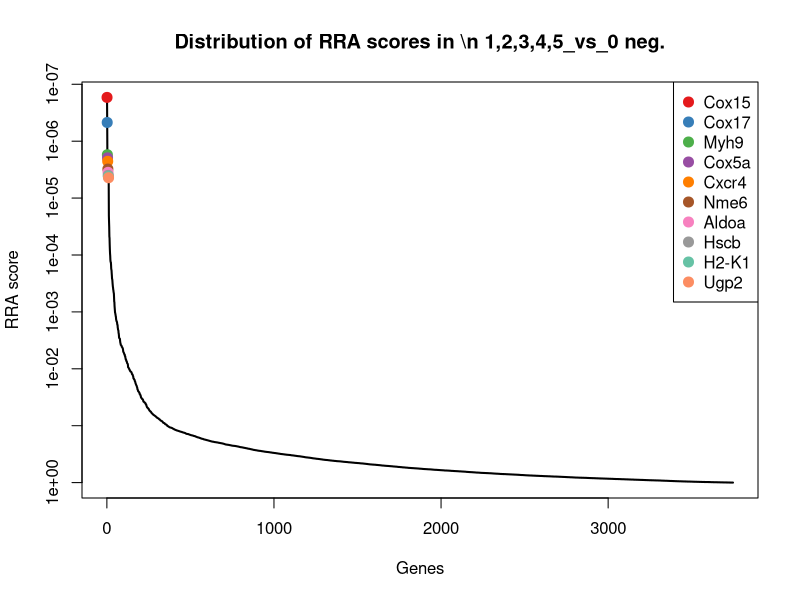
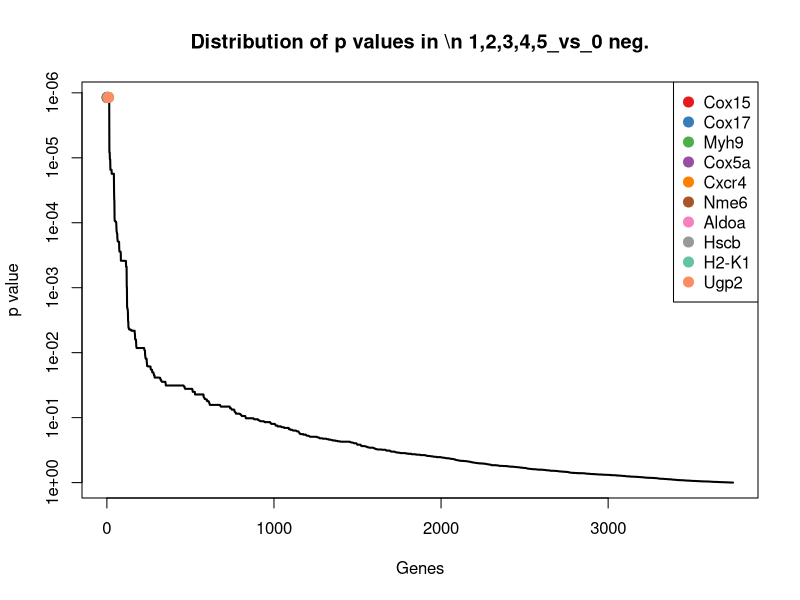
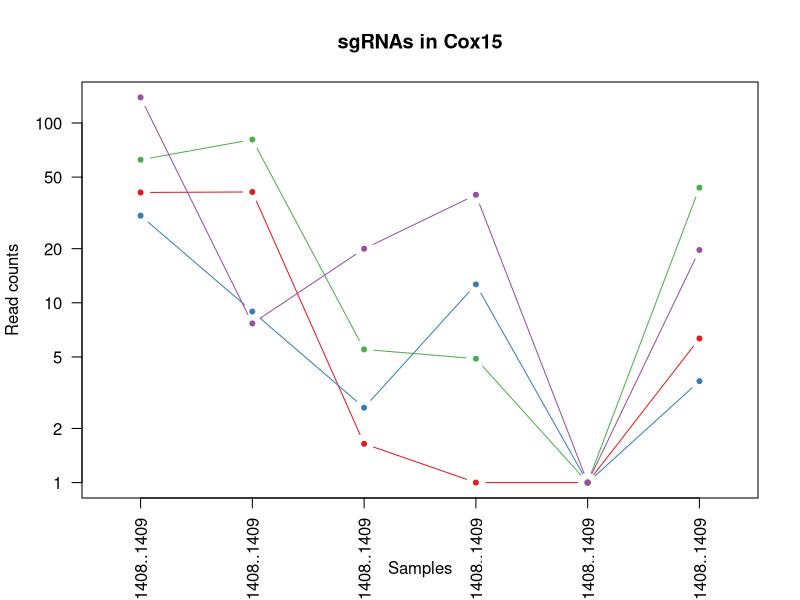
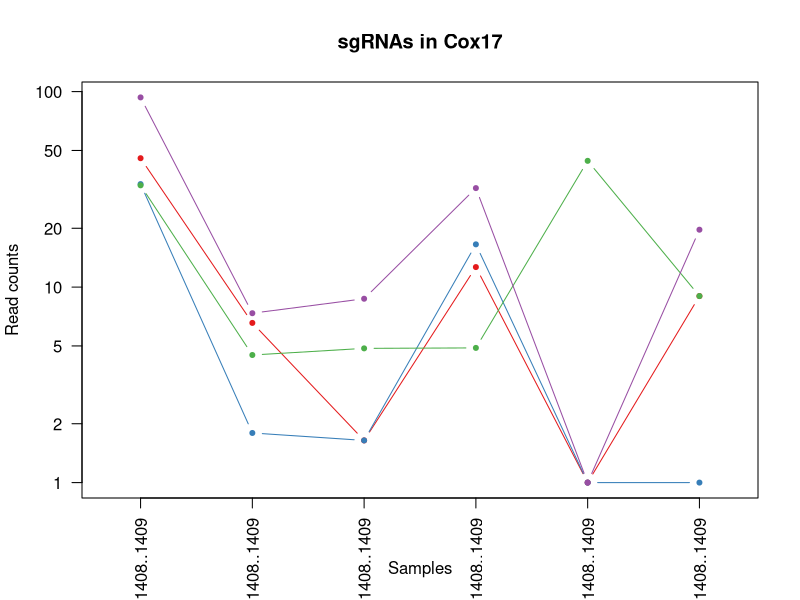
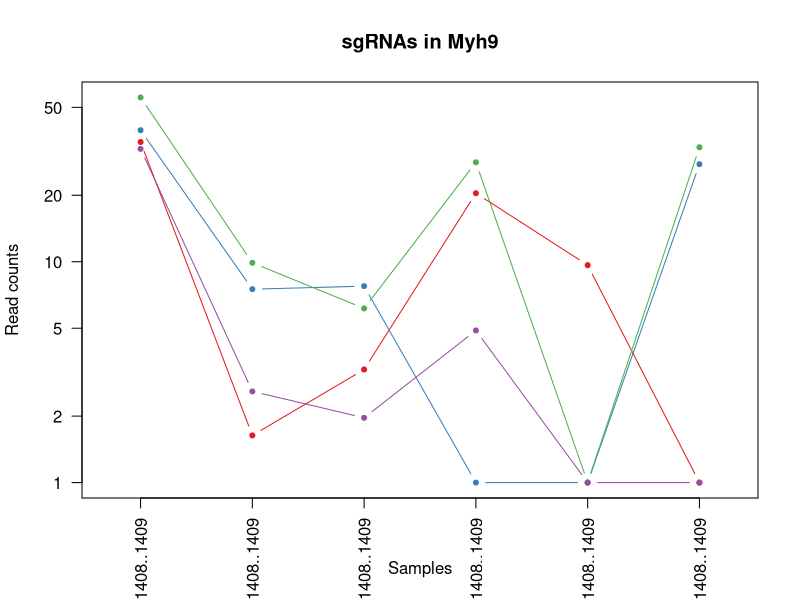
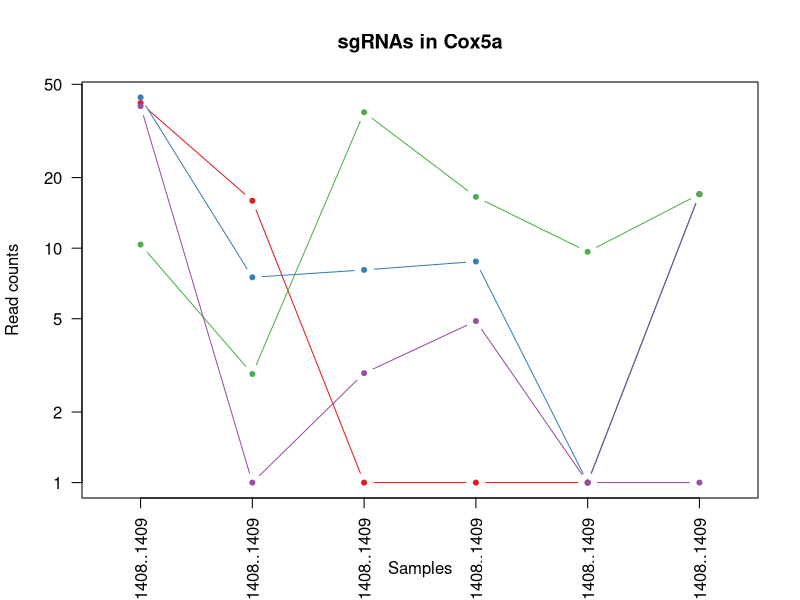
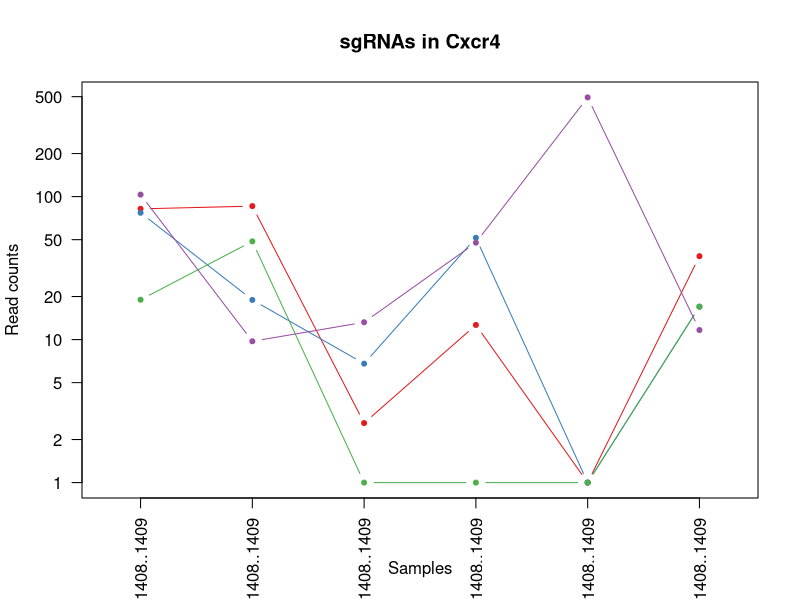
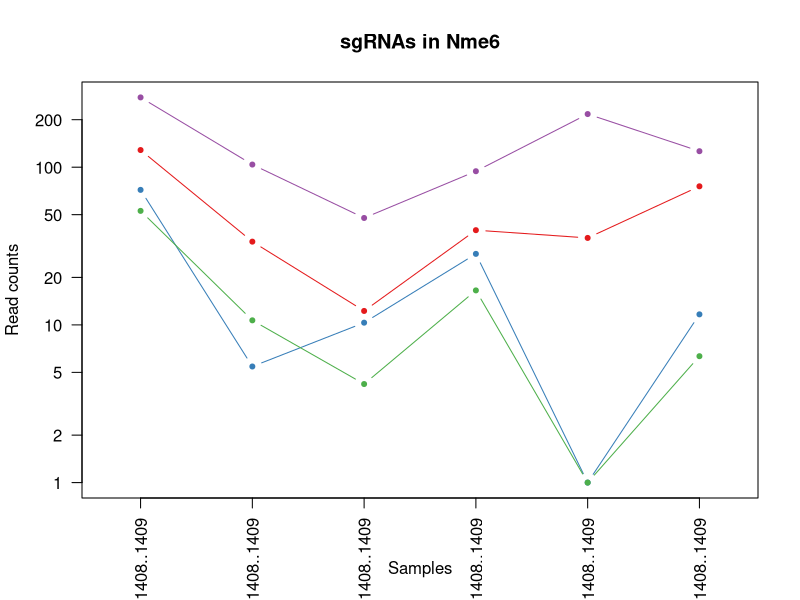

Write the R code that produced these figures, in order. (Note: this script raises an error after producing the figures.)
pdf(file='invivo.poolA_BM_hEGFRv3_15m_v_input.pdf',width=4.5,height=4.5);
gstable=read.table('invivo.poolA_BM_hEGFRv3_15m_v_input.gene_summary.txt',header=T)
# 
#
# parameters
# Do not modify the variables beginning with "__"

# gstablename='__GENE_SUMMARY_FILE__'
startindex=3
# outputfile='__OUTPUT_FILE__'
targetgenelist=c("Cox15","Cox17","Myh9","Cox5a","Cxcr4","Nme6","Aldoa","Hscb","H2-K1","Ugp2")
# samplelabel=sub('.\\w+.\\w+$','',colnames(gstable)[startindex]);
samplelabel='1,2,3,4,5_vs_0 neg.'


# You need to write some codes in front of this code:
# gstable=read.table(gstablename,header=T)
# pdf(file=outputfile,width=6,height=6)


# set up color using RColorBrewer
#library(RColorBrewer)
#colors <- brewer.pal(length(targetgenelist), "Set1")

colors=c( "#E41A1C", "#377EB8", "#4DAF4A", "#984EA3", "#FF7F00",  "#A65628", "#F781BF",
          "#999999", "#66C2A5", "#FC8D62", "#8DA0CB", "#E78AC3", "#A6D854", "#FFD92F", "#E5C494", "#B3B3B3", 
          "#8DD3C7", "#FFFFB3", "#BEBADA", "#FB8072", "#80B1D3", "#FDB462", "#B3DE69", "#FCCDE5",
          "#D9D9D9", "#BC80BD", "#CCEBC5", "#FFED6F")

######
# function definition

plotrankedvalues<-function(val, tglist, ...){
  
  plot(val,log='y',ylim=c(max(val),min(val)),type='l',lwd=2, ...)
  if(length(tglist)>0){
    for(i in 1:length(tglist)){
      targetgene=tglist[i];
      tx=which(names(val)==targetgene);ty=val[targetgene];
      points(tx,ty,col=colors[(i %% length(colors)) ],cex=2,pch=20)
      # text(tx+50,ty,targetgene,col=colors[i])
    }
    legend('topright',tglist,pch=20,pt.cex = 2,cex=1,col=colors)
  }
}



plotrandvalues<-function(val,targetgenelist, ...){
  # choose the one with the best distance distribution
  
  mindiffvalue=0;
  randval=val;
  for(i in 1:20){
    randval0=sample(val)
    vindex=sort(which(names(randval0) %in% targetgenelist))
    if(max(vindex)>0.9*length(val)){
      # print('pass...')
      next;
    }
    mindiffind=min(diff(vindex));
    if (mindiffind > mindiffvalue){
      mindiffvalue=mindiffind;
      randval=randval0;
      # print(paste('Diff: ',mindiffvalue))
    }
  }
  plot(randval,log='y',ylim=c(max(randval),min(randval)),pch=20,col='grey', ...)
  
  if(length(targetgenelist)>0){
    for(i in 1:length(targetgenelist)){
      targetgene=targetgenelist[i];
      tx=which(names(randval)==targetgene);ty=randval[targetgene];
      points(tx,ty,col=colors[(i %% length(colors)) ],cex=2,pch=20)
      text(tx+50,ty,targetgene,col=colors[i])
    }
  }
  
}




# set.seed(1235)



pvec=gstable[,startindex]
names(pvec)=gstable[,'id']
pvec=sort(pvec);

plotrankedvalues(pvec,targetgenelist,xlab='Genes',ylab='RRA score',main=paste('Distribution of RRA scores in \\n',samplelabel))

# plotrandvalues(pvec,targetgenelist,xlab='Genes',ylab='RRA score',main=paste('Distribution of RRA scores in \\n',samplelabel))


pvec=gstable[,startindex+1]
names(pvec)=gstable[,'id']
pvec=sort(pvec);

plotrankedvalues(pvec,targetgenelist,xlab='Genes',ylab='p value',main=paste('Distribution of p values in \\n',samplelabel))

# plotrandvalues(pvec,targetgenelist,xlab='Genes',ylab='p value',main=paste('Distribution of p values in \\n',samplelabel))



# you need to write after this code:
# dev.off()






# parameters
# Do not modify the variables beginning with "__"
targetmat=list(c(40.07697480916438,40.34012169011508,0.6432275763189099,0.0,0.0,5.331068417906823),c(29.51777186543245,7.940968836636827,1.6080689407972748,11.658987731086892,0.0,2.6655342089534115),c(61.43536258171307,79.88614649656648,4.502593034232369,3.8863292436956307,0.0,42.648547343254585),c(137.74960203868477,6.670413822774935,18.975213501407843,38.86329243695631,0.0,18.658739462673882))
targetgene="Cox15"
collabel=c("In.vivo.input_Pool.A..1.8._1360..1361..1362..1363..1406..1407..1408..1409","In.vivo_AR1813_Pool.A..1.8._BM_hEGFRv3_15m_1360..1361..1362..1363..1406..1407..1408..1409","In.vivo_AR1814_Pool.A..1.8._BM_hEGFRv3_15m_1360..1361..1362..1363..1406..1407..1408..1409","In.vivo_AR1810_Pool.A..1.8._BM_hEGFRv3_15m_1360..1361..1362..1363..1406..1407..1408..1409","In.vivo_AR1811_Pool.A..1.8._BM_hEGFRv3_15m_1360..1361..1362..1363..1406..1407..1408..1409","In.vivo_AR1812_Pool.A..1.8._BM_hEGFRv3_15m_1360..1361..1362..1363..1406..1407..1408..1409")

# set up color using RColorBrewer
#library(RColorBrewer)
#colors <- brewer.pal(length(targetgenelist), "Set1")

colors=c( "#E41A1C", "#377EB8", "#4DAF4A", "#984EA3", "#FF7F00",  "#A65628", "#F781BF",
          "#999999", "#66C2A5", "#FC8D62", "#8DA0CB", "#E78AC3", "#A6D854", "#FFD92F", "#E5C494", "#B3B3B3", 
          "#8DD3C7", "#FFFFB3", "#BEBADA", "#FB8072", "#80B1D3", "#FDB462", "#B3DE69", "#FCCDE5",
          "#D9D9D9", "#BC80BD", "#CCEBC5", "#FFED6F")


## code

targetmatvec=unlist(targetmat)+1
yrange=range(targetmatvec[targetmatvec>0]);
# yrange[1]=1; # set the minimum value to 1
for(i in 1:length(targetmat)){
  vali=targetmat[[i]]+1;
  if(i==1){
    plot(1:length(vali),vali,type='b',las=1,pch=20,main=paste('sgRNAs in',targetgene),ylab='Read counts',xlab='Samples',xlim=c(0.7,length(vali)+0.3),ylim = yrange,col=colors[(i %% length(colors))],xaxt='n',log='y')
    axis(1,at=1:length(vali),labels=(collabel),las=2)
    # lines(0:100,rep(1,101),col='black');
  }else{
    lines(1:length(vali),vali,type='b',pch=20,col=colors[(i %% length(colors))])
  }
}




# parameters
# Do not modify the variables beginning with "__"
targetmat=list(c(44.6366306257759,5.558678185645779,0.6432275763189099,11.658987731086892,0.0,7.996602626860234),c(32.63753637153507,0.7940968836636828,0.6432275763189099,15.545316974782523,0.0,0.0),c(32.15757260136544,3.494026288120204,3.8593654579134595,3.8863292436956307,43.24354712509756,7.996602626860234),c(92.39302575765443,6.3527750693094625,7.718730915826919,31.090633949565046,0.0,18.658739462673882))
targetgene="Cox17"
collabel=c("In.vivo.input_Pool.A..1.8._1360..1361..1362..1363..1406..1407..1408..1409","In.vivo_AR1813_Pool.A..1.8._BM_hEGFRv3_15m_1360..1361..1362..1363..1406..1407..1408..1409","In.vivo_AR1814_Pool.A..1.8._BM_hEGFRv3_15m_1360..1361..1362..1363..1406..1407..1408..1409","In.vivo_AR1810_Pool.A..1.8._BM_hEGFRv3_15m_1360..1361..1362..1363..1406..1407..1408..1409","In.vivo_AR1811_Pool.A..1.8._BM_hEGFRv3_15m_1360..1361..1362..1363..1406..1407..1408..1409","In.vivo_AR1812_Pool.A..1.8._BM_hEGFRv3_15m_1360..1361..1362..1363..1406..1407..1408..1409")

# set up color using RColorBrewer
#library(RColorBrewer)
#colors <- brewer.pal(length(targetgenelist), "Set1")

colors=c( "#E41A1C", "#377EB8", "#4DAF4A", "#984EA3", "#FF7F00",  "#A65628", "#F781BF",
          "#999999", "#66C2A5", "#FC8D62", "#8DA0CB", "#E78AC3", "#A6D854", "#FFD92F", "#E5C494", "#B3B3B3", 
          "#8DD3C7", "#FFFFB3", "#BEBADA", "#FB8072", "#80B1D3", "#FDB462", "#B3DE69", "#FCCDE5",
          "#D9D9D9", "#BC80BD", "#CCEBC5", "#FFED6F")


## code

targetmatvec=unlist(targetmat)+1
yrange=range(targetmatvec[targetmatvec>0]);
# yrange[1]=1; # set the minimum value to 1
for(i in 1:length(targetmat)){
  vali=targetmat[[i]]+1;
  if(i==1){
    plot(1:length(vali),vali,type='b',las=1,pch=20,main=paste('sgRNAs in',targetgene),ylab='Read counts',xlab='Samples',xlim=c(0.7,length(vali)+0.3),ylim = yrange,col=colors[(i %% length(colors))],xaxt='n',log='y')
    axis(1,at=1:length(vali),labels=(collabel),las=2)
    # lines(0:100,rep(1,101),col='black');
  }else{
    lines(1:length(vali),vali,type='b',pch=20,col=colors[(i %% length(colors))])
  }
}




# parameters
# Do not modify the variables beginning with "__"
targetmat=list(c(33.83744579695915,0.6352775069309462,2.2512965171161845,19.431646218478154,8.648709425019511,0.0),c(38.39710161357067,6.511594446042198,6.753889551348554,0.0,0.0,26.655342089534116),c(54.47588791425339,8.893885097033246,5.145820610551279,27.204304705869415,0.0,31.986410507440937),c(31.437626946110985,1.5881937673273656,0.9648413644783649,3.8863292436956307,0.0,0.0))
targetgene="Myh9"
collabel=c("In.vivo.input_Pool.A..1.8._1360..1361..1362..1363..1406..1407..1408..1409","In.vivo_AR1813_Pool.A..1.8._BM_hEGFRv3_15m_1360..1361..1362..1363..1406..1407..1408..1409","In.vivo_AR1814_Pool.A..1.8._BM_hEGFRv3_15m_1360..1361..1362..1363..1406..1407..1408..1409","In.vivo_AR1810_Pool.A..1.8._BM_hEGFRv3_15m_1360..1361..1362..1363..1406..1407..1408..1409","In.vivo_AR1811_Pool.A..1.8._BM_hEGFRv3_15m_1360..1361..1362..1363..1406..1407..1408..1409","In.vivo_AR1812_Pool.A..1.8._BM_hEGFRv3_15m_1360..1361..1362..1363..1406..1407..1408..1409")

# set up color using RColorBrewer
#library(RColorBrewer)
#colors <- brewer.pal(length(targetgenelist), "Set1")

colors=c( "#E41A1C", "#377EB8", "#4DAF4A", "#984EA3", "#FF7F00",  "#A65628", "#F781BF",
          "#999999", "#66C2A5", "#FC8D62", "#8DA0CB", "#E78AC3", "#A6D854", "#FFD92F", "#E5C494", "#B3B3B3", 
          "#8DD3C7", "#FFFFB3", "#BEBADA", "#FB8072", "#80B1D3", "#FDB462", "#B3DE69", "#FCCDE5",
          "#D9D9D9", "#BC80BD", "#CCEBC5", "#FFED6F")


## code

targetmatvec=unlist(targetmat)+1
yrange=range(targetmatvec[targetmatvec>0]);
# yrange[1]=1; # set the minimum value to 1
for(i in 1:length(targetmat)){
  vali=targetmat[[i]]+1;
  if(i==1){
    plot(1:length(vali),vali,type='b',las=1,pch=20,main=paste('sgRNAs in',targetgene),ylab='Read counts',xlab='Samples',xlim=c(0.7,length(vali)+0.3),ylim = yrange,col=colors[(i %% length(colors))],xaxt='n',log='y')
    axis(1,at=1:length(vali),labels=(collabel),las=2)
    # lines(0:100,rep(1,101),col='black');
  }else{
    lines(1:length(vali),vali,type='b',pch=20,col=colors[(i %% length(colors))])
  }
}




# parameters
# Do not modify the variables beginning with "__"
targetmat=list(c(40.55693857933402,14.929021412877235,0.0,0.0,0.0,15.993205253720468),c(42.956757430182186,6.511594446042198,7.075503339508009,7.772658487391261,0.0,15.993205253720468),c(9.359293518307851,1.9058325207928386,36.98558563833732,15.545316974782523,8.648709425019511,15.993205253720468),c(39.357029153909934,0.0,1.9296827289567298,3.8863292436956307,0.0,0.0))
targetgene="Cox5a"
collabel=c("In.vivo.input_Pool.A..1.8._1360..1361..1362..1363..1406..1407..1408..1409","In.vivo_AR1813_Pool.A..1.8._BM_hEGFRv3_15m_1360..1361..1362..1363..1406..1407..1408..1409","In.vivo_AR1814_Pool.A..1.8._BM_hEGFRv3_15m_1360..1361..1362..1363..1406..1407..1408..1409","In.vivo_AR1810_Pool.A..1.8._BM_hEGFRv3_15m_1360..1361..1362..1363..1406..1407..1408..1409","In.vivo_AR1811_Pool.A..1.8._BM_hEGFRv3_15m_1360..1361..1362..1363..1406..1407..1408..1409","In.vivo_AR1812_Pool.A..1.8._BM_hEGFRv3_15m_1360..1361..1362..1363..1406..1407..1408..1409")

# set up color using RColorBrewer
#library(RColorBrewer)
#colors <- brewer.pal(length(targetgenelist), "Set1")

colors=c( "#E41A1C", "#377EB8", "#4DAF4A", "#984EA3", "#FF7F00",  "#A65628", "#F781BF",
          "#999999", "#66C2A5", "#FC8D62", "#8DA0CB", "#E78AC3", "#A6D854", "#FFD92F", "#E5C494", "#B3B3B3", 
          "#8DD3C7", "#FFFFB3", "#BEBADA", "#FB8072", "#80B1D3", "#FDB462", "#B3DE69", "#FCCDE5",
          "#D9D9D9", "#BC80BD", "#CCEBC5", "#FFED6F")


## code

targetmatvec=unlist(targetmat)+1
yrange=range(targetmatvec[targetmatvec>0]);
# yrange[1]=1; # set the minimum value to 1
for(i in 1:length(targetmat)){
  vali=targetmat[[i]]+1;
  if(i==1){
    plot(1:length(vali),vali,type='b',las=1,pch=20,main=paste('sgRNAs in',targetgene),ylab='Read counts',xlab='Samples',xlim=c(0.7,length(vali)+0.3),ylim = yrange,col=colors[(i %% length(colors))],xaxt='n',log='y')
    axis(1,at=1:length(vali),labels=(collabel),las=2)
    # lines(0:100,rep(1,101),col='black');
  }else{
    lines(1:length(vali),vali,type='b',pch=20,col=colors[(i %% length(colors))])
  }
}




# parameters
# Do not modify the variables beginning with "__"
targetmat=list(c(81.11387715866805,84.80954717528132,1.6080689407972748,11.658987731086892,0.0,37.317478925347764),c(76.07425757188689,17.94658957079923,5.78904818687019,50.522280168043196,0.0,15.993205253720468),c(17.998641381361253,47.64581301982096,0.0,0.0,0.0,15.993205253720468),c(102.23228304613191,8.73506572030051,12.221323950059288,46.63595092434757,492.9764372261121,10.662136835813646))
targetgene="Cxcr4"
collabel=c("In.vivo.input_Pool.A..1.8._1360..1361..1362..1363..1406..1407..1408..1409","In.vivo_AR1813_Pool.A..1.8._BM_hEGFRv3_15m_1360..1361..1362..1363..1406..1407..1408..1409","In.vivo_AR1814_Pool.A..1.8._BM_hEGFRv3_15m_1360..1361..1362..1363..1406..1407..1408..1409","In.vivo_AR1810_Pool.A..1.8._BM_hEGFRv3_15m_1360..1361..1362..1363..1406..1407..1408..1409","In.vivo_AR1811_Pool.A..1.8._BM_hEGFRv3_15m_1360..1361..1362..1363..1406..1407..1408..1409","In.vivo_AR1812_Pool.A..1.8._BM_hEGFRv3_15m_1360..1361..1362..1363..1406..1407..1408..1409")

# set up color using RColorBrewer
#library(RColorBrewer)
#colors <- brewer.pal(length(targetgenelist), "Set1")

colors=c( "#E41A1C", "#377EB8", "#4DAF4A", "#984EA3", "#FF7F00",  "#A65628", "#F781BF",
          "#999999", "#66C2A5", "#FC8D62", "#8DA0CB", "#E78AC3", "#A6D854", "#FFD92F", "#E5C494", "#B3B3B3", 
          "#8DD3C7", "#FFFFB3", "#BEBADA", "#FB8072", "#80B1D3", "#FDB462", "#B3DE69", "#FCCDE5",
          "#D9D9D9", "#BC80BD", "#CCEBC5", "#FFED6F")


## code

targetmatvec=unlist(targetmat)+1
yrange=range(targetmatvec[targetmatvec>0]);
# yrange[1]=1; # set the minimum value to 1
for(i in 1:length(targetmat)){
  vali=targetmat[[i]]+1;
  if(i==1){
    plot(1:length(vali),vali,type='b',las=1,pch=20,main=paste('sgRNAs in',targetgene),ylab='Read counts',xlab='Samples',xlim=c(0.7,length(vali)+0.3),ylim = yrange,col=colors[(i %% length(colors))],xaxt='n',log='y')
    axis(1,at=1:length(vali),labels=(collabel),las=2)
    # lines(0:100,rep(1,101),col='black');
  }else{
    lines(1:length(vali),vali,type='b',pch=20,col=colors[(i %% length(colors))])
  }
}




# parameters
# Do not modify the variables beginning with "__"
targetmat=list(c(127.43038098003765,32.71679160694373,11.256482585580924,38.86329243695631,34.594837700078045,74.63495785069553),c(70.79465610002092,4.446942548516623,9.326799856624193,27.204304705869415,0.0,10.662136835813646),c(51.836087178320405,9.687981980696929,3.2161378815945496,15.545316974782523,0.0,5.331068417906823),c(275.9791678475392,102.91495612281328,46.63399928312097,93.27190184869514,216.2177356254878,125.28010782081034))
targetgene="Nme6"
collabel=c("In.vivo.input_Pool.A..1.8._1360..1361..1362..1363..1406..1407..1408..1409","In.vivo_AR1813_Pool.A..1.8._BM_hEGFRv3_15m_1360..1361..1362..1363..1406..1407..1408..1409","In.vivo_AR1814_Pool.A..1.8._BM_hEGFRv3_15m_1360..1361..1362..1363..1406..1407..1408..1409","In.vivo_AR1810_Pool.A..1.8._BM_hEGFRv3_15m_1360..1361..1362..1363..1406..1407..1408..1409","In.vivo_AR1811_Pool.A..1.8._BM_hEGFRv3_15m_1360..1361..1362..1363..1406..1407..1408..1409","In.vivo_AR1812_Pool.A..1.8._BM_hEGFRv3_15m_1360..1361..1362..1363..1406..1407..1408..1409")

# set up color using RColorBrewer
#library(RColorBrewer)
#colors <- brewer.pal(length(targetgenelist), "Set1")

colors=c( "#E41A1C", "#377EB8", "#4DAF4A", "#984EA3", "#FF7F00",  "#A65628", "#F781BF",
          "#999999", "#66C2A5", "#FC8D62", "#8DA0CB", "#E78AC3", "#A6D854", "#FFD92F", "#E5C494", "#B3B3B3", 
          "#8DD3C7", "#FFFFB3", "#BEBADA", "#FB8072", "#80B1D3", "#FDB462", "#B3DE69", "#FCCDE5",
          "#D9D9D9", "#BC80BD", "#CCEBC5", "#FFED6F")


## code

targetmatvec=unlist(targetmat)+1
yrange=range(targetmatvec[targetmatvec>0]);
# yrange[1]=1; # set the minimum value to 1
for(i in 1:length(targetmat)){
  vali=targetmat[[i]]+1;
  if(i==1){
    plot(1:length(vali),vali,type='b',las=1,pch=20,main=paste('sgRNAs in',targetgene),ylab='Read counts',xlab='Samples',xlim=c(0.7,length(vali)+0.3),ylim = yrange,col=colors[(i %% length(colors))],xaxt='n',log='y')
    axis(1,at=1:length(vali),labels=(collabel),las=2)
    # lines(0:100,rep(1,101),col='black');
  }else{
    lines(1:length(vali),vali,type='b',pch=20,col=colors[(i %% length(colors))])
  }
}




# parameters
# Do not modify the variables beginning with "__"
targetmat=list(c(18.23862326644607,0.15881937673273655,0.0,0.0,0.0,0.0),c(29.51777186543245,3.1763875346547312,5.78904818687019,38.86329243695631,25.946128275058534,2.6655342089534115),c(6.719492782374867,0.0,0.0,0.0,0.0,0.0),c(18.478605151530886,0.0,0.6432275763189099,7.772658487391261,0.0,10.662136835813646))
targetgene="Aldoa"
collabel=c("In.vivo.input_Pool.A..1.8._1360..1361..1362..1363..1406..1407..1408..1409","In.vivo_AR1813_Pool.A..1.8._BM_hEGFRv3_15m_1360..1361..1362..1363..1406..1407..1408..1409","In.vivo_AR1814_Pool.A..1.8._BM_hEGFRv3_15m_1360..1361..1362..1363..1406..1407..1408..1409","In.vivo_AR1810_Pool.A..1.8._BM_hEGFRv3_15m_1360..1361..1362..1363..1406..1407..1408..1409","In.vivo_AR1811_Pool.A..1.8._BM_hEGFRv3_15m_1360..1361..1362..1363..1406..1407..1408..1409","In.vivo_AR1812_Pool.A..1.8._BM_hEGFRv3_15m_1360..1361..1362..1363..1406..1407..1408..1409")

# set up color using RColorBrewer
#library(RColorBrewer)
#colors <- brewer.pal(length(targetgenelist), "Set1")

colors=c( "#E41A1C", "#377EB8", "#4DAF4A", "#984EA3", "#FF7F00",  "#A65628", "#F781BF",
          "#999999", "#66C2A5", "#FC8D62", "#8DA0CB", "#E78AC3", "#A6D854", "#FFD92F", "#E5C494", "#B3B3B3", 
          "#8DD3C7", "#FFFFB3", "#BEBADA", "#FB8072", "#80B1D3", "#FDB462", "#B3DE69", "#FCCDE5",
          "#D9D9D9", "#BC80BD", "#CCEBC5", "#FFED6F")


## code

targetmatvec=unlist(targetmat)+1
yrange=range(targetmatvec[targetmatvec>0]);
# yrange[1]=1; # set the minimum value to 1
for(i in 1:length(targetmat)){
  vali=targetmat[[i]]+1;
  if(i==1){
    plot(1:length(vali),vali,type='b',las=1,pch=20,main=paste('sgRNAs in',targetgene),ylab='Read counts',xlab='Samples',xlim=c(0.7,length(vali)+0.3),ylim = yrange,col=colors[(i %% length(colors))],xaxt='n',log='y')
    axis(1,at=1:length(vali),labels=(collabel),las=2)
    # lines(0:100,rep(1,101),col='black');
  }else{
    lines(1:length(vali),vali,type='b',pch=20,col=colors[(i %% length(colors))])
  }
}




# parameters
# Do not modify the variables beginning with "__"
targetmat=list(c(40.55693857933402,0.47645813019820965,0.0,0.0,0.0,0.0),c(38.637083498655485,2.064651897525575,772.8379329471703,34.97696319326067,0.0,7.996602626860234),c(39.59701103899475,2.699929404456521,0.0,0.0,8.648709425019511,7.996602626860234),c(17.038713841021984,1.5881937673273656,0.0,0.0,0.0,0.0))
targetgene="Hscb"
collabel=c("In.vivo.input_Pool.A..1.8._1360..1361..1362..1363..1406..1407..1408..1409","In.vivo_AR1813_Pool.A..1.8._BM_hEGFRv3_15m_1360..1361..1362..1363..1406..1407..1408..1409","In.vivo_AR1814_Pool.A..1.8._BM_hEGFRv3_15m_1360..1361..1362..1363..1406..1407..1408..1409","In.vivo_AR1810_Pool.A..1.8._BM_hEGFRv3_15m_1360..1361..1362..1363..1406..1407..1408..1409","In.vivo_AR1811_Pool.A..1.8._BM_hEGFRv3_15m_1360..1361..1362..1363..1406..1407..1408..1409","In.vivo_AR1812_Pool.A..1.8._BM_hEGFRv3_15m_1360..1361..1362..1363..1406..1407..1408..1409")

# set up color using RColorBrewer
#library(RColorBrewer)
#colors <- brewer.pal(length(targetgenelist), "Set1")

colors=c( "#E41A1C", "#377EB8", "#4DAF4A", "#984EA3", "#FF7F00",  "#A65628", "#F781BF",
          "#999999", "#66C2A5", "#FC8D62", "#8DA0CB", "#E78AC3", "#A6D854", "#FFD92F", "#E5C494", "#B3B3B3", 
          "#8DD3C7", "#FFFFB3", "#BEBADA", "#FB8072", "#80B1D3", "#FDB462", "#B3DE69", "#FCCDE5",
          "#D9D9D9", "#BC80BD", "#CCEBC5", "#FFED6F")


## code

targetmatvec=unlist(targetmat)+1
yrange=range(targetmatvec[targetmatvec>0]);
# yrange[1]=1; # set the minimum value to 1
for(i in 1:length(targetmat)){
  vali=targetmat[[i]]+1;
  if(i==1){
    plot(1:length(vali),vali,type='b',las=1,pch=20,main=paste('sgRNAs in',targetgene),ylab='Read counts',xlab='Samples',xlim=c(0.7,length(vali)+0.3),ylim = yrange,col=colors[(i %% length(colors))],xaxt='n',log='y')
    axis(1,at=1:length(vali),labels=(collabel),las=2)
    # lines(0:100,rep(1,101),col='black');
  }else{
    lines(1:length(vali),vali,type='b',pch=20,col=colors[(i %% length(colors))])
  }
}




# parameters
# Do not modify the variables beginning with "__"
targetmat=list(c(131.75005491156435,19.217144584661124,165.95271469027875,54.40860941173883,17.297418850039023,37.317478925347764),c(68.39483724917275,13.81728577574808,108.38384660973632,38.86329243695631,0.0,15.993205253720468),c(54.955851684423024,2.541110027723785,34.41267533306168,27.204304705869415,8.648709425019511,0.0),c(66.2350002834094,0.9529162603964193,20.90489623036457,7.772658487391261,0.0,2.6655342089534115))
targetgene="H2-K1"
collabel=c("In.vivo.input_Pool.A..1.8._1360..1361..1362..1363..1406..1407..1408..1409","In.vivo_AR1813_Pool.A..1.8._BM_hEGFRv3_15m_1360..1361..1362..1363..1406..1407..1408..1409","In.vivo_AR1814_Pool.A..1.8._BM_hEGFRv3_15m_1360..1361..1362..1363..1406..1407..1408..1409","In.vivo_AR1810_Pool.A..1.8._BM_hEGFRv3_15m_1360..1361..1362..1363..1406..1407..1408..1409","In.vivo_AR1811_Pool.A..1.8._BM_hEGFRv3_15m_1360..1361..1362..1363..1406..1407..1408..1409","In.vivo_AR1812_Pool.A..1.8._BM_hEGFRv3_15m_1360..1361..1362..1363..1406..1407..1408..1409")

# set up color using RColorBrewer
#library(RColorBrewer)
#colors <- brewer.pal(length(targetgenelist), "Set1")

colors=c( "#E41A1C", "#377EB8", "#4DAF4A", "#984EA3", "#FF7F00",  "#A65628", "#F781BF",
          "#999999", "#66C2A5", "#FC8D62", "#8DA0CB", "#E78AC3", "#A6D854", "#FFD92F", "#E5C494", "#B3B3B3", 
          "#8DD3C7", "#FFFFB3", "#BEBADA", "#FB8072", "#80B1D3", "#FDB462", "#B3DE69", "#FCCDE5",
          "#D9D9D9", "#BC80BD", "#CCEBC5", "#FFED6F")


## code

targetmatvec=unlist(targetmat)+1
yrange=range(targetmatvec[targetmatvec>0]);
# yrange[1]=1; # set the minimum value to 1
for(i in 1:length(targetmat)){
  vali=targetmat[[i]]+1;
  if(i==1){
    plot(1:length(vali),vali,type='b',las=1,pch=20,main=paste('sgRNAs in',targetgene),ylab='Read counts',xlab='Samples',xlim=c(0.7,length(vali)+0.3),ylim = yrange,col=colors[(i %% length(colors))],xaxt='n',log='y')
    axis(1,at=1:length(vali),labels=(collabel),las=2)
    # lines(0:100,rep(1,101),col='black');
  }else{
    lines(1:length(vali),vali,type='b',pch=20,col=colors[(i %% length(colors))])
  }
}




# parameters
# Do not modify the variables beginning with "__"
targetmat=list(c(59.275525615949725,7.305691329705882,1.2864551526378198,15.545316974782523,8.648709425019511,5.331068417906823),c(113.27144976003348,45.58116112229539,14.151006679016017,77.72658487391261,17.297418850039023,23.989807880580702),c(111.35159467935495,8.2586075901023,30.231696086988766,15.545316974782523,34.594837700078045,13.327671044767058),c(75.59429380171726,18.264228324264703,13.186165314537654,34.97696319326067,0.0,34.65194471639435))
targetgene="Ugp2"
collabel=c("In.vivo.input_Pool.A..1.8._1360..1361..1362..1363..1406..1407..1408..1409","In.vivo_AR1813_Pool.A..1.8._BM_hEGFRv3_15m_1360..1361..1362..1363..1406..1407..1408..1409","In.vivo_AR1814_Pool.A..1.8._BM_hEGFRv3_15m_1360..1361..1362..1363..1406..1407..1408..1409","In.vivo_AR1810_Pool.A..1.8._BM_hEGFRv3_15m_1360..1361..1362..1363..1406..1407..1408..1409","In.vivo_AR1811_Pool.A..1.8._BM_hEGFRv3_15m_1360..1361..1362..1363..1406..1407..1408..1409","In.vivo_AR1812_Pool.A..1.8._BM_hEGFRv3_15m_1360..1361..1362..1363..1406..1407..1408..1409")

# set up color using RColorBrewer
#library(RColorBrewer)
#colors <- brewer.pal(length(targetgenelist), "Set1")

colors=c( "#E41A1C", "#377EB8", "#4DAF4A", "#984EA3", "#FF7F00",  "#A65628", "#F781BF",
          "#999999", "#66C2A5", "#FC8D62", "#8DA0CB", "#E78AC3", "#A6D854", "#FFD92F", "#E5C494", "#B3B3B3", 
          "#8DD3C7", "#FFFFB3", "#BEBADA", "#FB8072", "#80B1D3", "#FDB462", "#B3DE69", "#FCCDE5",
          "#D9D9D9", "#BC80BD", "#CCEBC5", "#FFED6F")


## code

targetmatvec=unlist(targetmat)+1
yrange=range(targetmatvec[targetmatvec>0]);
# yrange[1]=1; # set the minimum value to 1
for(i in 1:length(targetmat)){
  vali=targetmat[[i]]+1;
  if(i==1){
    plot(1:length(vali),vali,type='b',las=1,pch=20,main=paste('sgRNAs in',targetgene),ylab='Read counts',xlab='Samples',xlim=c(0.7,length(vali)+0.3),ylim = yrange,col=colors[(i %% length(colors))],xaxt='n',log='y')
    axis(1,at=1:length(vali),labels=(collabel),las=2)
    # lines(0:100,rep(1,101),col='black');
  }else{
    lines(1:length(vali),vali,type='b',pch=20,col=colors[(i %% length(colors))])
  }
}



# 
#
# parameters
# Do not modify the variables beginning with "__"

# gstablename='__GENE_SUMMARY_FILE__'
startindex=9
# outputfile='__OUTPUT_FILE__'
targetgenelist=c("Sipa1","Ncor1","Nxf2","Itga2","Pck1","Dll1","Pak2","Atp2b1","Ikbkg","Git1")
# samplelabel=sub('.\\w+.\\w+$','',colnames(gstable)[startindex]);
samplelabel='1,2,3,4,5_vs_0 pos.'


# You need to write some codes in front of this code:
# gstable=read.table(gstablename,header=T)
# pdf(file=outputfile,width=6,height=6)


# set up color using RColorBrewer
#library(RColorBrewer)
#colors <- brewer.pal(length(targetgenelist), "Set1")

colors=c( "#E41A1C", "#377EB8", "#4DAF4A", "#984EA3", "#FF7F00",  "#A65628", "#F781BF",
          "#999999", "#66C2A5", "#FC8D62", "#8DA0CB", "#E78AC3", "#A6D854", "#FFD92F", "#E5C494", "#B3B3B3", 
          "#8DD3C7", "#FFFFB3", "#BEBADA", "#FB8072", "#80B1D3", "#FDB462", "#B3DE69", "#FCCDE5",
          "#D9D9D9", "#BC80BD", "#CCEBC5", "#FFED6F")

######
# function definition

plotrankedvalues<-function(val, tglist, ...){
  
  plot(val,log='y',ylim=c(max(val),min(val)),type='l',lwd=2, ...)
  if(length(tglist)>0){
    for(i in 1:length(tglist)){
      targetgene=tglist[i];
      tx=which(names(val)==targetgene);ty=val[targetgene];
      points(tx,ty,col=colors[(i %% length(colors)) ],cex=2,pch=20)
      # text(tx+50,ty,targetgene,col=colors[i])
    }
    legend('topright',tglist,pch=20,pt.cex = 2,cex=1,col=colors)
  }
}



plotrandvalues<-function(val,targetgenelist, ...){
  # choose the one with the best distance distribution
  
  mindiffvalue=0;
  randval=val;
  for(i in 1:20){
    randval0=sample(val)
    vindex=sort(which(names(randval0) %in% targetgenelist))
    if(max(vindex)>0.9*length(val)){
      # print('pass...')
      next;
    }
    mindiffind=min(diff(vindex));
    if (mindiffind > mindiffvalue){
      mindiffvalue=mindiffind;
      randval=randval0;
      # print(paste('Diff: ',mindiffvalue))
    }
  }
  plot(randval,log='y',ylim=c(max(randval),min(randval)),pch=20,col='grey', ...)
  
  if(length(targetgenelist)>0){
    for(i in 1:length(targetgenelist)){
      targetgene=targetgenelist[i];
      tx=which(names(randval)==targetgene);ty=randval[targetgene];
      points(tx,ty,col=colors[(i %% length(colors)) ],cex=2,pch=20)
      text(tx+50,ty,targetgene,col=colors[i])
    }
  }
  
}




# set.seed(1235)



pvec=gstable[,startindex]
names(pvec)=gstable[,'id']
pvec=sort(pvec);

plotrankedvalues(pvec,targetgenelist,xlab='Genes',ylab='RRA score',main=paste('Distribution of RRA scores in \\n',samplelabel))

# plotrandvalues(pvec,targetgenelist,xlab='Genes',ylab='RRA score',main=paste('Distribution of RRA scores in \\n',samplelabel))


pvec=gstable[,startindex+1]
names(pvec)=gstable[,'id']
pvec=sort(pvec);

plotrankedvalues(pvec,targetgenelist,xlab='Genes',ylab='p value',main=paste('Distribution of p values in \\n',samplelabel))

# plotrandvalues(pvec,targetgenelist,xlab='Genes',ylab='p value',main=paste('Distribution of p values in \\n',samplelabel))



# you need to write after this code:
# dev.off()






# parameters
# Do not modify the variables beginning with "__"
targetmat=list(c(103.432192471556,295.5628600996227,371.4639253241705,909.4010430247776,847.5735236519121,290.5432287759219),c(294.93773676923973,1673.6385920095777,371.78553911232996,730.6298978147786,1193.5219006526925,1372.750117611007),c(5.759565242035601,132.9318183253005,50.81497852919389,11.658987731086892,0.0,285.212160358015),c(46.55648570645444,45.10470299209718,905.9860412451847,237.06608386543348,17.297418850039023,125.28010782081034))
targetgene="Sipa1"
collabel=c("In.vivo.input_Pool.A..1.8._1360..1361..1362..1363..1406..1407..1408..1409","In.vivo_AR1813_Pool.A..1.8._BM_hEGFRv3_15m_1360..1361..1362..1363..1406..1407..1408..1409","In.vivo_AR1814_Pool.A..1.8._BM_hEGFRv3_15m_1360..1361..1362..1363..1406..1407..1408..1409","In.vivo_AR1810_Pool.A..1.8._BM_hEGFRv3_15m_1360..1361..1362..1363..1406..1407..1408..1409","In.vivo_AR1811_Pool.A..1.8._BM_hEGFRv3_15m_1360..1361..1362..1363..1406..1407..1408..1409","In.vivo_AR1812_Pool.A..1.8._BM_hEGFRv3_15m_1360..1361..1362..1363..1406..1407..1408..1409")

# set up color using RColorBrewer
#library(RColorBrewer)
#colors <- brewer.pal(length(targetgenelist), "Set1")

colors=c( "#E41A1C", "#377EB8", "#4DAF4A", "#984EA3", "#FF7F00",  "#A65628", "#F781BF",
          "#999999", "#66C2A5", "#FC8D62", "#8DA0CB", "#E78AC3", "#A6D854", "#FFD92F", "#E5C494", "#B3B3B3", 
          "#8DD3C7", "#FFFFB3", "#BEBADA", "#FB8072", "#80B1D3", "#FDB462", "#B3DE69", "#FCCDE5",
          "#D9D9D9", "#BC80BD", "#CCEBC5", "#FFED6F")


## code

targetmatvec=unlist(targetmat)+1
yrange=range(targetmatvec[targetmatvec>0]);
# yrange[1]=1; # set the minimum value to 1
for(i in 1:length(targetmat)){
  vali=targetmat[[i]]+1;
  if(i==1){
    plot(1:length(vali),vali,type='b',las=1,pch=20,main=paste('sgRNAs in',targetgene),ylab='Read counts',xlab='Samples',xlim=c(0.7,length(vali)+0.3),ylim = yrange,col=colors[(i %% length(colors))],xaxt='n',log='y')
    axis(1,at=1:length(vali),labels=(collabel),las=2)
    # lines(0:100,rep(1,101),col='black');
  }else{
    lines(1:length(vali),vali,type='b',pch=20,col=colors[(i %% length(colors))])
  }
}




# parameters
# Do not modify the variables beginning with "__"
targetmat=list(c(158.1480622708942,461.8467475387979,396.87141458876744,217.63443764695532,2006.5005866045267,373.1747892534776),c(278.858950468557,316.84465658180943,1089.6275142842335,501.33647243673636,1383.7935080031218,573.0898549249835),c(43.43672120035182,73.21573267379155,54.67434398710734,73.84025563021699,665.9506257265024,271.88448931324797),c(27.837898669838737,13.182008268817134,0.32161378815945496,11.658987731086892,0.0,23.989807880580702))
targetgene="Ncor1"
collabel=c("In.vivo.input_Pool.A..1.8._1360..1361..1362..1363..1406..1407..1408..1409","In.vivo_AR1813_Pool.A..1.8._BM_hEGFRv3_15m_1360..1361..1362..1363..1406..1407..1408..1409","In.vivo_AR1814_Pool.A..1.8._BM_hEGFRv3_15m_1360..1361..1362..1363..1406..1407..1408..1409","In.vivo_AR1810_Pool.A..1.8._BM_hEGFRv3_15m_1360..1361..1362..1363..1406..1407..1408..1409","In.vivo_AR1811_Pool.A..1.8._BM_hEGFRv3_15m_1360..1361..1362..1363..1406..1407..1408..1409","In.vivo_AR1812_Pool.A..1.8._BM_hEGFRv3_15m_1360..1361..1362..1363..1406..1407..1408..1409")

# set up color using RColorBrewer
#library(RColorBrewer)
#colors <- brewer.pal(length(targetgenelist), "Set1")

colors=c( "#E41A1C", "#377EB8", "#4DAF4A", "#984EA3", "#FF7F00",  "#A65628", "#F781BF",
          "#999999", "#66C2A5", "#FC8D62", "#8DA0CB", "#E78AC3", "#A6D854", "#FFD92F", "#E5C494", "#B3B3B3", 
          "#8DD3C7", "#FFFFB3", "#BEBADA", "#FB8072", "#80B1D3", "#FDB462", "#B3DE69", "#FCCDE5",
          "#D9D9D9", "#BC80BD", "#CCEBC5", "#FFED6F")


## code

targetmatvec=unlist(targetmat)+1
yrange=range(targetmatvec[targetmatvec>0]);
# yrange[1]=1; # set the minimum value to 1
for(i in 1:length(targetmat)){
  vali=targetmat[[i]]+1;
  if(i==1){
    plot(1:length(vali),vali,type='b',las=1,pch=20,main=paste('sgRNAs in',targetgene),ylab='Read counts',xlab='Samples',xlim=c(0.7,length(vali)+0.3),ylim = yrange,col=colors[(i %% length(colors))],xaxt='n',log='y')
    axis(1,at=1:length(vali),labels=(collabel),las=2)
    # lines(0:100,rep(1,101),col='black');
  }else{
    lines(1:length(vali),vali,type='b',pch=20,col=colors[(i %% length(colors))])
  }
}




# parameters
# Do not modify the variables beginning with "__"
targetmat=list(c(21.838351542718318,11.117356371291558,4.180979246072915,7.772658487391261,8.648709425019511,21.324273671627292),c(82.31378658409213,211.07095167780687,319.3624916423388,101.04456033608639,138.37935080031218,194.58399725359905),c(113.03146787494866,51.61629743813938,83.61958492145828,62.18126789913009,69.18967540015609,82.63156047755575),c(139.6694571193633,388.4721954882736,79.76021946354483,167.1121574789121,294.0561204506634,295.8742971938287))
targetgene="Nxf2"
collabel=c("In.vivo.input_Pool.A..1.8._1360..1361..1362..1363..1406..1407..1408..1409","In.vivo_AR1813_Pool.A..1.8._BM_hEGFRv3_15m_1360..1361..1362..1363..1406..1407..1408..1409","In.vivo_AR1814_Pool.A..1.8._BM_hEGFRv3_15m_1360..1361..1362..1363..1406..1407..1408..1409","In.vivo_AR1810_Pool.A..1.8._BM_hEGFRv3_15m_1360..1361..1362..1363..1406..1407..1408..1409","In.vivo_AR1811_Pool.A..1.8._BM_hEGFRv3_15m_1360..1361..1362..1363..1406..1407..1408..1409","In.vivo_AR1812_Pool.A..1.8._BM_hEGFRv3_15m_1360..1361..1362..1363..1406..1407..1408..1409")

# set up color using RColorBrewer
#library(RColorBrewer)
#colors <- brewer.pal(length(targetgenelist), "Set1")

colors=c( "#E41A1C", "#377EB8", "#4DAF4A", "#984EA3", "#FF7F00",  "#A65628", "#F781BF",
          "#999999", "#66C2A5", "#FC8D62", "#8DA0CB", "#E78AC3", "#A6D854", "#FFD92F", "#E5C494", "#B3B3B3", 
          "#8DD3C7", "#FFFFB3", "#BEBADA", "#FB8072", "#80B1D3", "#FDB462", "#B3DE69", "#FCCDE5",
          "#D9D9D9", "#BC80BD", "#CCEBC5", "#FFED6F")


## code

targetmatvec=unlist(targetmat)+1
yrange=range(targetmatvec[targetmatvec>0]);
# yrange[1]=1; # set the minimum value to 1
for(i in 1:length(targetmat)){
  vali=targetmat[[i]]+1;
  if(i==1){
    plot(1:length(vali),vali,type='b',las=1,pch=20,main=paste('sgRNAs in',targetgene),ylab='Read counts',xlab='Samples',xlim=c(0.7,length(vali)+0.3),ylim = yrange,col=colors[(i %% length(colors))],xaxt='n',log='y')
    axis(1,at=1:length(vali),labels=(collabel),las=2)
    # lines(0:100,rep(1,101),col='black');
  }else{
    lines(1:length(vali),vali,type='b',pch=20,col=colors[(i %% length(colors))])
  }
}




# parameters
# Do not modify the variables beginning with "__"
targetmat=list(c(51.59610529323559,138.96695464114447,13.829392890856564,69.95392638652135,86.48709425019511,45.314081552207995),c(89.2732612515518,24.775822770306902,67.53889551348554,69.95392638652135,86.48709425019511,58.64175259697505),c(86.87344240070364,57.01615624705242,16.08068940797275,104.93088957978203,69.18967540015609,101.29029994022964),c(90.4731706769759,516.1629743813938,487.5665028497337,101.04456033608639,432.4354712509756,90.62816310441599))
targetgene="Itga2"
collabel=c("In.vivo.input_Pool.A..1.8._1360..1361..1362..1363..1406..1407..1408..1409","In.vivo_AR1813_Pool.A..1.8._BM_hEGFRv3_15m_1360..1361..1362..1363..1406..1407..1408..1409","In.vivo_AR1814_Pool.A..1.8._BM_hEGFRv3_15m_1360..1361..1362..1363..1406..1407..1408..1409","In.vivo_AR1810_Pool.A..1.8._BM_hEGFRv3_15m_1360..1361..1362..1363..1406..1407..1408..1409","In.vivo_AR1811_Pool.A..1.8._BM_hEGFRv3_15m_1360..1361..1362..1363..1406..1407..1408..1409","In.vivo_AR1812_Pool.A..1.8._BM_hEGFRv3_15m_1360..1361..1362..1363..1406..1407..1408..1409")

# set up color using RColorBrewer
#library(RColorBrewer)
#colors <- brewer.pal(length(targetgenelist), "Set1")

colors=c( "#E41A1C", "#377EB8", "#4DAF4A", "#984EA3", "#FF7F00",  "#A65628", "#F781BF",
          "#999999", "#66C2A5", "#FC8D62", "#8DA0CB", "#E78AC3", "#A6D854", "#FFD92F", "#E5C494", "#B3B3B3", 
          "#8DD3C7", "#FFFFB3", "#BEBADA", "#FB8072", "#80B1D3", "#FDB462", "#B3DE69", "#FCCDE5",
          "#D9D9D9", "#BC80BD", "#CCEBC5", "#FFED6F")


## code

targetmatvec=unlist(targetmat)+1
yrange=range(targetmatvec[targetmatvec>0]);
# yrange[1]=1; # set the minimum value to 1
for(i in 1:length(targetmat)){
  vali=targetmat[[i]]+1;
  if(i==1){
    plot(1:length(vali),vali,type='b',las=1,pch=20,main=paste('sgRNAs in',targetgene),ylab='Read counts',xlab='Samples',xlim=c(0.7,length(vali)+0.3),ylim = yrange,col=colors[(i %% length(colors))],xaxt='n',log='y')
    axis(1,at=1:length(vali),labels=(collabel),las=2)
    # lines(0:100,rep(1,101),col='black');
  }else{
    lines(1:length(vali),vali,type='b',pch=20,col=colors[(i %% length(colors))])
  }
}




# parameters
# Do not modify the variables beginning with "__"
targetmat=list(c(28.557844325093185,27.952210304961632,40.20172351993187,19.431646218478154,17.297418850039023,31.986410507440937),c(127.67036286512248,106.25016303420075,128.00228768746308,112.70354806717329,103.78451310023414,93.2936973133694),c(120.7108881976628,130.3907082975767,236.06452050903994,205.97544991586844,242.16386390054632,77.30049205964893),c(119.99094254240835,523.1510269576341,701.1180581876118,120.47620655456456,501.6251466511317,223.90487355208657))
targetgene="Pck1"
collabel=c("In.vivo.input_Pool.A..1.8._1360..1361..1362..1363..1406..1407..1408..1409","In.vivo_AR1813_Pool.A..1.8._BM_hEGFRv3_15m_1360..1361..1362..1363..1406..1407..1408..1409","In.vivo_AR1814_Pool.A..1.8._BM_hEGFRv3_15m_1360..1361..1362..1363..1406..1407..1408..1409","In.vivo_AR1810_Pool.A..1.8._BM_hEGFRv3_15m_1360..1361..1362..1363..1406..1407..1408..1409","In.vivo_AR1811_Pool.A..1.8._BM_hEGFRv3_15m_1360..1361..1362..1363..1406..1407..1408..1409","In.vivo_AR1812_Pool.A..1.8._BM_hEGFRv3_15m_1360..1361..1362..1363..1406..1407..1408..1409")

# set up color using RColorBrewer
#library(RColorBrewer)
#colors <- brewer.pal(length(targetgenelist), "Set1")

colors=c( "#E41A1C", "#377EB8", "#4DAF4A", "#984EA3", "#FF7F00",  "#A65628", "#F781BF",
          "#999999", "#66C2A5", "#FC8D62", "#8DA0CB", "#E78AC3", "#A6D854", "#FFD92F", "#E5C494", "#B3B3B3", 
          "#8DD3C7", "#FFFFB3", "#BEBADA", "#FB8072", "#80B1D3", "#FDB462", "#B3DE69", "#FCCDE5",
          "#D9D9D9", "#BC80BD", "#CCEBC5", "#FFED6F")


## code

targetmatvec=unlist(targetmat)+1
yrange=range(targetmatvec[targetmatvec>0]);
# yrange[1]=1; # set the minimum value to 1
for(i in 1:length(targetmat)){
  vali=targetmat[[i]]+1;
  if(i==1){
    plot(1:length(vali),vali,type='b',las=1,pch=20,main=paste('sgRNAs in',targetgene),ylab='Read counts',xlab='Samples',xlim=c(0.7,length(vali)+0.3),ylim = yrange,col=colors[(i %% length(colors))],xaxt='n',log='y')
    axis(1,at=1:length(vali),labels=(collabel),las=2)
    # lines(0:100,rep(1,101),col='black');
  }else{
    lines(1:length(vali),vali,type='b',pch=20,col=colors[(i %% length(colors))])
  }
}




# parameters
# Do not modify the variables beginning with "__"
targetmat=list(c(74.87434814646281,47.486993643088226,172.38499045346785,170.99848672260777,311.35353930070244,39.983013134301174),c(37.19719218814659,20.80533835198849,16.08068940797275,66.06759714282572,60.54096597513658,47.979615761161405),c(24.958116048820937,82.26843714755753,355.06162212803827,81.61291411760824,51.89225655011707,55.97621838802164),c(55.19583356950784,70.99226139953323,35.05590290938059,27.204304705869415,518.9225655011707,50.64514997011482))
targetgene="Dll1"
collabel=c("In.vivo.input_Pool.A..1.8._1360..1361..1362..1363..1406..1407..1408..1409","In.vivo_AR1813_Pool.A..1.8._BM_hEGFRv3_15m_1360..1361..1362..1363..1406..1407..1408..1409","In.vivo_AR1814_Pool.A..1.8._BM_hEGFRv3_15m_1360..1361..1362..1363..1406..1407..1408..1409","In.vivo_AR1810_Pool.A..1.8._BM_hEGFRv3_15m_1360..1361..1362..1363..1406..1407..1408..1409","In.vivo_AR1811_Pool.A..1.8._BM_hEGFRv3_15m_1360..1361..1362..1363..1406..1407..1408..1409","In.vivo_AR1812_Pool.A..1.8._BM_hEGFRv3_15m_1360..1361..1362..1363..1406..1407..1408..1409")

# set up color using RColorBrewer
#library(RColorBrewer)
#colors <- brewer.pal(length(targetgenelist), "Set1")

colors=c( "#E41A1C", "#377EB8", "#4DAF4A", "#984EA3", "#FF7F00",  "#A65628", "#F781BF",
          "#999999", "#66C2A5", "#FC8D62", "#8DA0CB", "#E78AC3", "#A6D854", "#FFD92F", "#E5C494", "#B3B3B3", 
          "#8DD3C7", "#FFFFB3", "#BEBADA", "#FB8072", "#80B1D3", "#FDB462", "#B3DE69", "#FCCDE5",
          "#D9D9D9", "#BC80BD", "#CCEBC5", "#FFED6F")


## code

targetmatvec=unlist(targetmat)+1
yrange=range(targetmatvec[targetmatvec>0]);
# yrange[1]=1; # set the minimum value to 1
for(i in 1:length(targetmat)){
  vali=targetmat[[i]]+1;
  if(i==1){
    plot(1:length(vali),vali,type='b',las=1,pch=20,main=paste('sgRNAs in',targetgene),ylab='Read counts',xlab='Samples',xlim=c(0.7,length(vali)+0.3),ylim = yrange,col=colors[(i %% length(colors))],xaxt='n',log='y')
    axis(1,at=1:length(vali),labels=(collabel),las=2)
    # lines(0:100,rep(1,101),col='black');
  }else{
    lines(1:length(vali),vali,type='b',pch=20,col=colors[(i %% length(colors))])
  }
}




# parameters
# Do not modify the variables beginning with "__"
targetmat=list(c(8.159384092883768,4.288123171783887,15.437461831653838,11.658987731086892,121.08193195027316,0.0),c(133.9098918773277,598.1137727754858,506.863330139301,411.9508998317369,259.4612827505853,511.782568119055),c(44.396648740691084,69.0864288787404,467.6264479838475,136.02152352934706,8.648709425019511,50.64514997011482),c(81.8338228139225,97.67391669063298,142.796521942798,178.77114520999902,129.73064137529266,82.63156047755575))
targetgene="Pak2"
collabel=c("In.vivo.input_Pool.A..1.8._1360..1361..1362..1363..1406..1407..1408..1409","In.vivo_AR1813_Pool.A..1.8._BM_hEGFRv3_15m_1360..1361..1362..1363..1406..1407..1408..1409","In.vivo_AR1814_Pool.A..1.8._BM_hEGFRv3_15m_1360..1361..1362..1363..1406..1407..1408..1409","In.vivo_AR1810_Pool.A..1.8._BM_hEGFRv3_15m_1360..1361..1362..1363..1406..1407..1408..1409","In.vivo_AR1811_Pool.A..1.8._BM_hEGFRv3_15m_1360..1361..1362..1363..1406..1407..1408..1409","In.vivo_AR1812_Pool.A..1.8._BM_hEGFRv3_15m_1360..1361..1362..1363..1406..1407..1408..1409")

# set up color using RColorBrewer
#library(RColorBrewer)
#colors <- brewer.pal(length(targetgenelist), "Set1")

colors=c( "#E41A1C", "#377EB8", "#4DAF4A", "#984EA3", "#FF7F00",  "#A65628", "#F781BF",
          "#999999", "#66C2A5", "#FC8D62", "#8DA0CB", "#E78AC3", "#A6D854", "#FFD92F", "#E5C494", "#B3B3B3", 
          "#8DD3C7", "#FFFFB3", "#BEBADA", "#FB8072", "#80B1D3", "#FDB462", "#B3DE69", "#FCCDE5",
          "#D9D9D9", "#BC80BD", "#CCEBC5", "#FFED6F")


## code

targetmatvec=unlist(targetmat)+1
yrange=range(targetmatvec[targetmatvec>0]);
# yrange[1]=1; # set the minimum value to 1
for(i in 1:length(targetmat)){
  vali=targetmat[[i]]+1;
  if(i==1){
    plot(1:length(vali),vali,type='b',las=1,pch=20,main=paste('sgRNAs in',targetgene),ylab='Read counts',xlab='Samples',xlim=c(0.7,length(vali)+0.3),ylim = yrange,col=colors[(i %% length(colors))],xaxt='n',log='y')
    axis(1,at=1:length(vali),labels=(collabel),las=2)
    # lines(0:100,rep(1,101),col='black');
  }else{
    lines(1:length(vali),vali,type='b',pch=20,col=colors[(i %% length(colors))])
  }
}




# parameters
# Do not modify the variables beginning with "__"
targetmat=list(c(36.95721030306177,21.2817964821867,20.261668654045664,34.97696319326067,43.24354712509756,2.6655342089534115),c(70.31469232985128,20.646518975255752,293.3117748014229,101.04456033608639,8.648709425019511,50.64514997011482),c(86.393478630534,396.09552557144497,93.26799856624194,128.2488650419558,164.3254790753707,42.648547343254585),c(149.26873252275598,519.8158200462467,372.1071529004894,614.0400205039097,1141.6296441025754,407.82673396987195))
targetgene="Atp2b1"
collabel=c("In.vivo.input_Pool.A..1.8._1360..1361..1362..1363..1406..1407..1408..1409","In.vivo_AR1813_Pool.A..1.8._BM_hEGFRv3_15m_1360..1361..1362..1363..1406..1407..1408..1409","In.vivo_AR1814_Pool.A..1.8._BM_hEGFRv3_15m_1360..1361..1362..1363..1406..1407..1408..1409","In.vivo_AR1810_Pool.A..1.8._BM_hEGFRv3_15m_1360..1361..1362..1363..1406..1407..1408..1409","In.vivo_AR1811_Pool.A..1.8._BM_hEGFRv3_15m_1360..1361..1362..1363..1406..1407..1408..1409","In.vivo_AR1812_Pool.A..1.8._BM_hEGFRv3_15m_1360..1361..1362..1363..1406..1407..1408..1409")

# set up color using RColorBrewer
#library(RColorBrewer)
#colors <- brewer.pal(length(targetgenelist), "Set1")

colors=c( "#E41A1C", "#377EB8", "#4DAF4A", "#984EA3", "#FF7F00",  "#A65628", "#F781BF",
          "#999999", "#66C2A5", "#FC8D62", "#8DA0CB", "#E78AC3", "#A6D854", "#FFD92F", "#E5C494", "#B3B3B3", 
          "#8DD3C7", "#FFFFB3", "#BEBADA", "#FB8072", "#80B1D3", "#FDB462", "#B3DE69", "#FCCDE5",
          "#D9D9D9", "#BC80BD", "#CCEBC5", "#FFED6F")


## code

targetmatvec=unlist(targetmat)+1
yrange=range(targetmatvec[targetmatvec>0]);
# yrange[1]=1; # set the minimum value to 1
for(i in 1:length(targetmat)){
  vali=targetmat[[i]]+1;
  if(i==1){
    plot(1:length(vali),vali,type='b',las=1,pch=20,main=paste('sgRNAs in',targetgene),ylab='Read counts',xlab='Samples',xlim=c(0.7,length(vali)+0.3),ylim = yrange,col=colors[(i %% length(colors))],xaxt='n',log='y')
    axis(1,at=1:length(vali),labels=(collabel),las=2)
    # lines(0:100,rep(1,101),col='black');
  }else{
    lines(1:length(vali),vali,type='b',pch=20,col=colors[(i %% length(colors))])
  }
}




# parameters
# Do not modify the variables beginning with "__"
targetmat=list(c(50.39619586781151,26.046377784168794,243.14002384854794,120.47620655456456,138.37935080031218,77.30049205964893),c(79.67398584815913,401.8130231338235,300.38727814093096,194.31646218478153,259.4612827505853,98.62476573127623),c(99.35250042511412,448.8235586467135,58.533709445020804,124.36253579826018,51.89225655011707,170.59418937301834),c(53.2759784888293,48.75754865695012,129.2887428401009,38.86329243695631,233.5151544755268,50.64514997011482))
targetgene="Ikbkg"
collabel=c("In.vivo.input_Pool.A..1.8._1360..1361..1362..1363..1406..1407..1408..1409","In.vivo_AR1813_Pool.A..1.8._BM_hEGFRv3_15m_1360..1361..1362..1363..1406..1407..1408..1409","In.vivo_AR1814_Pool.A..1.8._BM_hEGFRv3_15m_1360..1361..1362..1363..1406..1407..1408..1409","In.vivo_AR1810_Pool.A..1.8._BM_hEGFRv3_15m_1360..1361..1362..1363..1406..1407..1408..1409","In.vivo_AR1811_Pool.A..1.8._BM_hEGFRv3_15m_1360..1361..1362..1363..1406..1407..1408..1409","In.vivo_AR1812_Pool.A..1.8._BM_hEGFRv3_15m_1360..1361..1362..1363..1406..1407..1408..1409")

# set up color using RColorBrewer
#library(RColorBrewer)
#colors <- brewer.pal(length(targetgenelist), "Set1")

colors=c( "#E41A1C", "#377EB8", "#4DAF4A", "#984EA3", "#FF7F00",  "#A65628", "#F781BF",
          "#999999", "#66C2A5", "#FC8D62", "#8DA0CB", "#E78AC3", "#A6D854", "#FFD92F", "#E5C494", "#B3B3B3", 
          "#8DD3C7", "#FFFFB3", "#BEBADA", "#FB8072", "#80B1D3", "#FDB462", "#B3DE69", "#FCCDE5",
          "#D9D9D9", "#BC80BD", "#CCEBC5", "#FFED6F")


## code

targetmatvec=unlist(targetmat)+1
yrange=range(targetmatvec[targetmatvec>0]);
# yrange[1]=1; # set the minimum value to 1
for(i in 1:length(targetmat)){
  vali=targetmat[[i]]+1;
  if(i==1){
    plot(1:length(vali),vali,type='b',las=1,pch=20,main=paste('sgRNAs in',targetgene),ylab='Read counts',xlab='Samples',xlim=c(0.7,length(vali)+0.3),ylim = yrange,col=colors[(i %% length(colors))],xaxt='n',log='y')
    axis(1,at=1:length(vali),labels=(collabel),las=2)
    # lines(0:100,rep(1,101),col='black');
  }else{
    lines(1:length(vali),vali,type='b',pch=20,col=colors[(i %% length(colors))])
  }
}




# parameters
# Do not modify the variables beginning with "__"
targetmat=list(c(84.71360543494029,148.49611724510868,77.8305367345881,62.18126789913009,43.24354712509756,146.60438149243762),c(29.51777186543245,23.346448379712275,10.934868797421469,101.04456033608639,25.946128275058534,15.993205253720468),c(131.0301092563099,309.53896525210354,421.314062488886,132.13519428565144,259.4612827505853,130.61117623871718),c(82.31378658409213,58.921988767845264,400.08755247036197,73.84025563021699,181.62289792540975,255.8912840595275))
targetgene="Git1"
collabel=c("In.vivo.input_Pool.A..1.8._1360..1361..1362..1363..1406..1407..1408..1409","In.vivo_AR1813_Pool.A..1.8._BM_hEGFRv3_15m_1360..1361..1362..1363..1406..1407..1408..1409","In.vivo_AR1814_Pool.A..1.8._BM_hEGFRv3_15m_1360..1361..1362..1363..1406..1407..1408..1409","In.vivo_AR1810_Pool.A..1.8._BM_hEGFRv3_15m_1360..1361..1362..1363..1406..1407..1408..1409","In.vivo_AR1811_Pool.A..1.8._BM_hEGFRv3_15m_1360..1361..1362..1363..1406..1407..1408..1409","In.vivo_AR1812_Pool.A..1.8._BM_hEGFRv3_15m_1360..1361..1362..1363..1406..1407..1408..1409")

# set up color using RColorBrewer
#library(RColorBrewer)
#colors <- brewer.pal(length(targetgenelist), "Set1")

colors=c( "#E41A1C", "#377EB8", "#4DAF4A", "#984EA3", "#FF7F00",  "#A65628", "#F781BF",
          "#999999", "#66C2A5", "#FC8D62", "#8DA0CB", "#E78AC3", "#A6D854", "#FFD92F", "#E5C494", "#B3B3B3", 
          "#8DD3C7", "#FFFFB3", "#BEBADA", "#FB8072", "#80B1D3", "#FDB462", "#B3DE69", "#FCCDE5",
          "#D9D9D9", "#BC80BD", "#CCEBC5", "#FFED6F")


## code

targetmatvec=unlist(targetmat)+1
yrange=range(targetmatvec[targetmatvec>0]);
# yrange[1]=1; # set the minimum value to 1
for(i in 1:length(targetmat)){
  vali=targetmat[[i]]+1;
  if(i==1){
    plot(1:length(vali),vali,type='b',las=1,pch=20,main=paste('sgRNAs in',targetgene),ylab='Read counts',xlab='Samples',xlim=c(0.7,length(vali)+0.3),ylim = yrange,col=colors[(i %% length(colors))],xaxt='n',log='y')
    axis(1,at=1:length(vali),labels=(collabel),las=2)
    # lines(0:100,rep(1,101),col='black');
  }else{
    lines(1:length(vali),vali,type='b',pch=20,col=colors[(i %% length(colors))])
  }
}



dev.off()
Sweave("invivo.poolA_BM_hEGFRv3_15m_v_input_summary.Rnw");
library(tools);

texi2dvi("invivo.poolA_BM_hEGFRv3_15m_v_input_summary.tex",pdf=TRUE);
